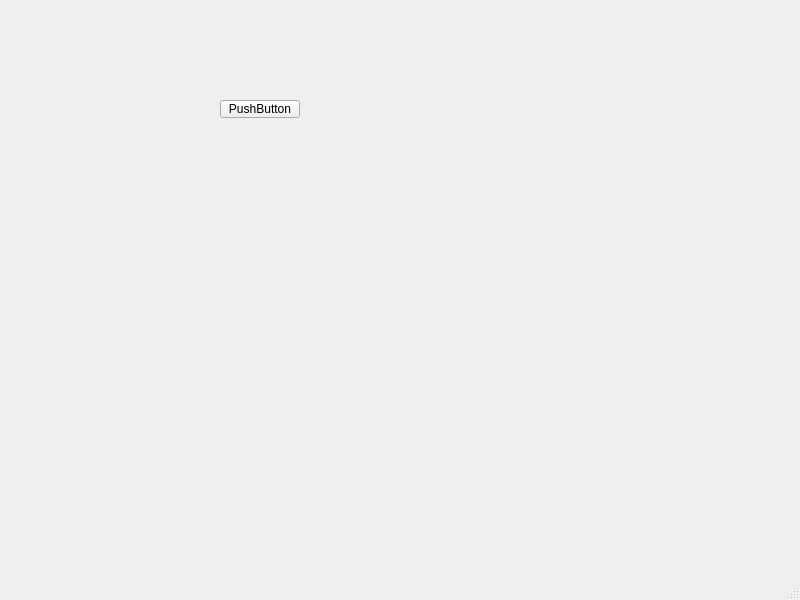
<?xml version="1.0" encoding="UTF-8"?>
<ui version="4.0">
 <class>MainWindow</class>
 <widget class="QMainWindow" name="MainWindow">
  <property name="geometry">
   <rect>
    <x>0</x>
    <y>0</y>
    <width>800</width>
    <height>600</height>
   </rect>
  </property>
  <property name="windowTitle">
   <string>MainWindow</string>
  </property>
  <widget class="QWidget" name="centralwidget">
   <widget class="QPushButton" name="pushButton">
    <property name="geometry">
     <rect>
      <x>220</x>
      <y>100</y>
      <width>80</width>
      <height>18</height>
     </rect>
    </property>
    <property name="text">
     <string>PushButton</string>
    </property>
   </widget>
  </widget>
  <widget class="QMenuBar" name="menubar">
   <property name="geometry">
    <rect>
     <x>0</x>
     <y>0</y>
     <width>800</width>
     <height>17</height>
    </rect>
   </property>
  </widget>
  <widget class="QStatusBar" name="statusbar"/>
 </widget>
 <resources/>
 <connections/>
</ui>
